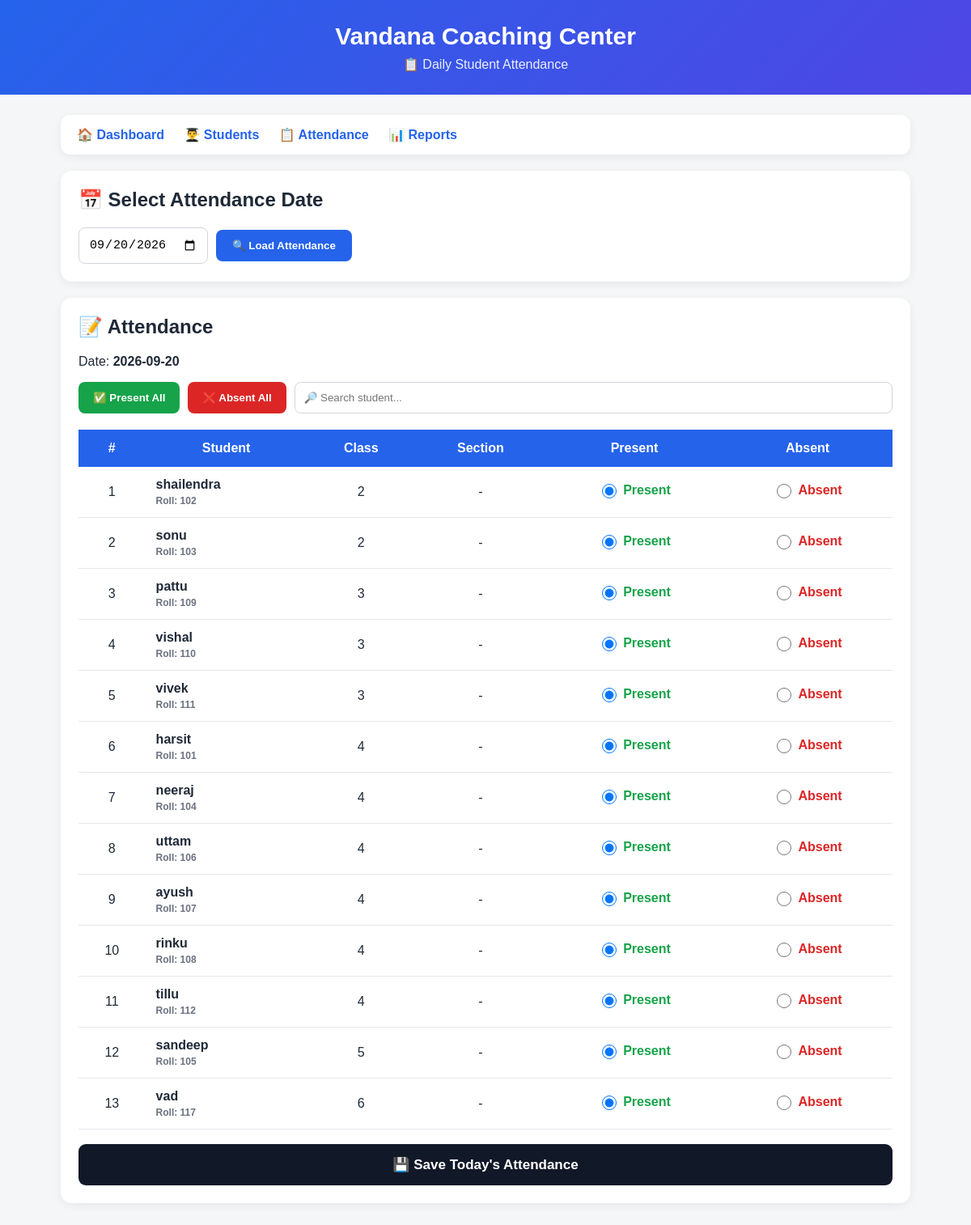
The page /attendance on the database as committed earlier.
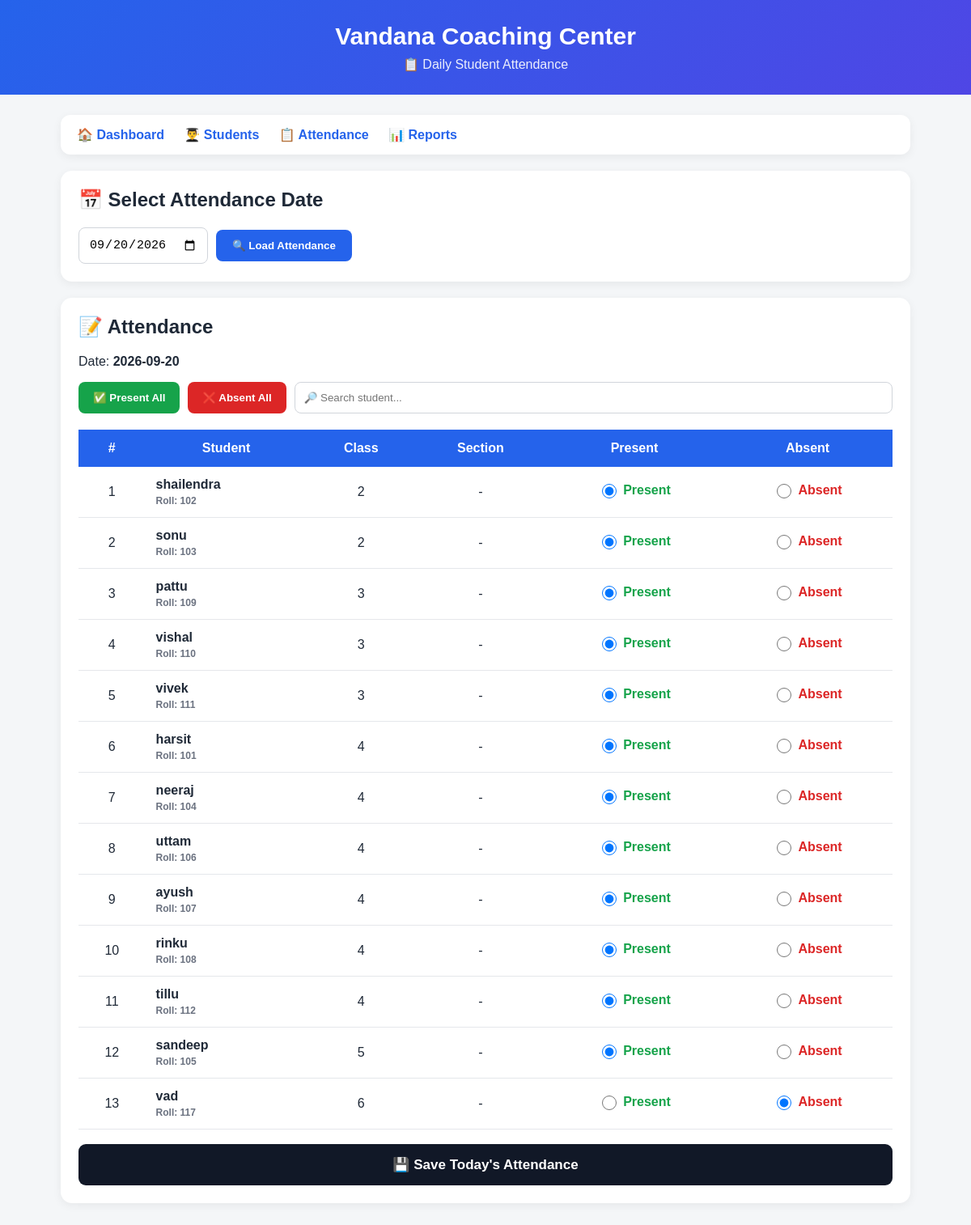
The same page on the database as committed later.
### tables this page shows
CREATE TABLE students (
            id INTEGER PRIMARY KEY AUTOINCREMENT,
            name TEXT NOT NULL,
            class_name TEXT NOT NULL,
            roll_number TEXT
        , guardian_name TEXT, guardian_phone TEXT, section TEXT);

CREATE TABLE attendance (
            id INTEGER PRIMARY KEY AUTOINCREMENT,
            student_id INTEGER NOT NULL,
            attendance_date TEXT NOT NULL,
            status TEXT NOT NULL,
            FOREIGN KEY (student_id) REFERENCES students(id)
        );

### app.py (the view)
@app.route("/attendance")
def attendance():
    selected_date = request.args.get(
        "date",
        date.today().isoformat()
    )
    conn = get_db_connection()
    students = conn.execute("""
        SELECT *

        FROM students

        ORDER BY

            class_name,

            roll_number,

            name

    """).fetchall()
    attendance_records = conn.execute("""
        SELECT

            student_id,

            status

        FROM attendance

        WHERE attendance_date = ?

    """, (
        selected_date,
    )).fetchall()
    conn.close()
    attendance_dict = {
        record["student_id"]:
            record["status"]
        for record in attendance_records
    }
    return render_template(
        "attendance.html",
        students=students,
        selected_date=selected_date,
        attendance_dict=attendance_dict
    )

### app.py (called while the page is built)
def get_db_connection():
    conn = sqlite3.connect(DATABASE)
    conn.row_factory = sqlite3.Row
    return conn

### templates/attendance.html (shortened to what this page needs)
<!DOCTYPE html>
<html lang="en">
<head>
</head>
<body>
<div class="header">
    <h1>
        Vandana Coaching Center
    </h1>
    <p>
        📋 Daily Student Attendance
    </p>
</div>
<div class="container">
<div class="nav">
    <a href="/">
        🏠 Dashboard
    </a>
    <a href="/students">
        👨‍🎓 Students
    </a>
    <a href="/attendance">
        📋 Attendance
    </a>
    <a href="/reports">
        📊 Reports
    </a>
</div>
<div class="card">
    <h2>
        📅 Select Attendance Date
    </h2>
    <form
        method="GET"
        action="/attendance"
        class="date-form"
    >
        <input
            type="date"
            name="date"
            value="{{ selected_date }}"
            required
        >
        <button
            type="submit"
            class="date-button"
        >
            🔍 Load Attendance
        </button>
    </form>
</div>
<div class="card">
    <h2>
        📝 Attendance
    </h2>
    <p>
        Date:
        <strong>{{ selected_date }}</strong>
    </p>
    <div class="controls">
        <button
            type="button"
            class="control-button present-all"
            onclick="markAll('Present')"
        >
            ✅ Present All
        </button>
        <button
            type="button"
            class="control-button absent-all"
            onclick="markAll('Absent')"
        >
            ❌ Absent All
        </button>
        <input
            type="text"
            id="studentSearch"
            class="search-box"
            placeholder="🔎 Search student..."
            onkeyup="searchStudents()"
        >
    </div>
    <form
        method="POST"
        action="/save_attendance"
        id="attendanceForm"
    >
        <div class="table-wrapper">
            <table>
                <thead>
                    <tr>
                        <th>
                            #
                        </th>
                        <th>
                            Student
                        </th>
                        <th>
                            Class
                        </th>
                        <th>
                            Section
                        </th>
                        <th>
                            Present
                        </th>
                        <th>
                            Absent
                        </th>
                    </tr>
                </thead>
                <tbody id="studentTable">
                {% for student in students %}
                    {% set current_status =
                        attendance_dict.get(student['id'], '') %}
                    <tr class="student-row">
                        <td>
                            {{ loop.index }}
                        </td>
                        <td class="student-name">
                            {{ student['name'] }}
                            <div class="student-info">
                                Roll:
                                {{ student['roll_number'] or '-' }}
                            </div>
                        </td>
                        <td>
                            {{ student['class_name'] }}
                        </td>
                        <td>
                            {{ student['section'] or '-' }}
                        </td>
                        <td>
                            <label
                                class="radio-box present-label"
                            >
                                <input
                                    type="radio"
                                    name="status_{{ student['id'] }}"
                                    value="Present"
                                    {% if current_status == 'Present' %}
                                    checked
                                    {% endif %}
                                >
                                Present
                            </label>
                        </td>
                        <td>
                            <label
                                class="radio-box absent-label"
                            >
                                <input
                                    type="radio"
                                    name="status_{{ student['id'] }}"
                                    value="Absent"
                                    {% if current_status == 'Absent' %}
                                    checked
                                    {% endif %}
                                >
                                Absent
                            </label>
                        </td>
                    </tr>
                {% endfor %}
                </tbody>
            </table>
        </div>
        {% if students %}
        <br>
        <button
            type="submit"
            class="save-button"
        >
            💾 Save Today's Attendance
        </button>
        {% endif %}
    </form>
</div>
</div>
</body>
</html>

### templates/attendance.html (style rules this page uses)
* { box-sizing: border-box; }
body { margin: 0; font-family: Arial, sans-serif; background: #f4f6f8; color: #1f2937; }
.header { background: linear-gradient( 135deg, #2563eb, #4f46e5 ); color: white; padding: 28px 20px; text-align: center; }
.header h1 { margin: 0; font-size: 30px; }
.header p { margin: 8px 0 0; opacity: 0.9; }
.container { max-width: 1100px; margin: auto; padding: 25px; }
.nav { background: white; padding: 15px 20px; border-radius: 12px; margin-bottom: 20px; box-shadow: 0 3px 12px rgba(0,0,0,0.06); }
.nav a { text-decoration: none; color: #2563eb; font-weight: bold; margin-right: 20px; }
.card { background: white; padding: 22px; border-radius: 14px; margin-bottom: 20px; box-shadow: 0 3px 12px rgba(0,0,0,0.06); }
.card h2 { margin-top: 0; }
.date-form { display: flex; gap: 10px; align-items: center; flex-wrap: wrap; }
.date-form input { padding: 12px; border: 1px solid #d1d5db; border-radius: 8px; font-size: 15px; }
.date-button { padding: 12px 20px; border: none; border-radius: 8px; background: #2563eb; color: white; cursor: pointer; font-weight: bold; }
.controls { display: flex; gap: 10px; flex-wrap: wrap; margin-bottom: 20px; }
.control-button { padding: 11px 18px; border: none; border-radius: 8px; color: white; cursor: pointer; font-weight: bold; }
.present-all { background: #16a34a; }
.absent-all { background: #dc2626; }
.search-box { flex: 1; min-width: 220px; padding: 11px; border: 1px solid #d1d5db; border-radius: 8px; }
.table-wrapper { overflow-x: auto; }
table { width: 100%; border-collapse: collapse; min-width: 700px; }
th { background: #2563eb; color: white; padding: 14px; }
td { padding: 13px; text-align: center; border-bottom: 1px solid #e5e7eb; }
.student-name { text-align: left; font-weight: bold; }
.student-info { color: #6b7280; font-size: 12px; margin-top: 4px; }
.radio-box { display: inline-flex; align-items: center; gap: 5px; cursor: pointer; font-weight: bold; }
.radio-box input { width: 18px; height: 18px; }
.present-label { color: #16a34a; }
.absent-label { color: #dc2626; }
.save-button { width: 100%; padding: 15px; border: none; border-radius: 9px; background: #111827; color: white; font-size: 17px; font-weight: bold; cursor: pointer; }

Rows that differ between the two databases and show on the page:
changed through a linked row, students "vad": id "☑ Present" → "☐ Present"; id "☐ Absent" → "☑ Absent"
